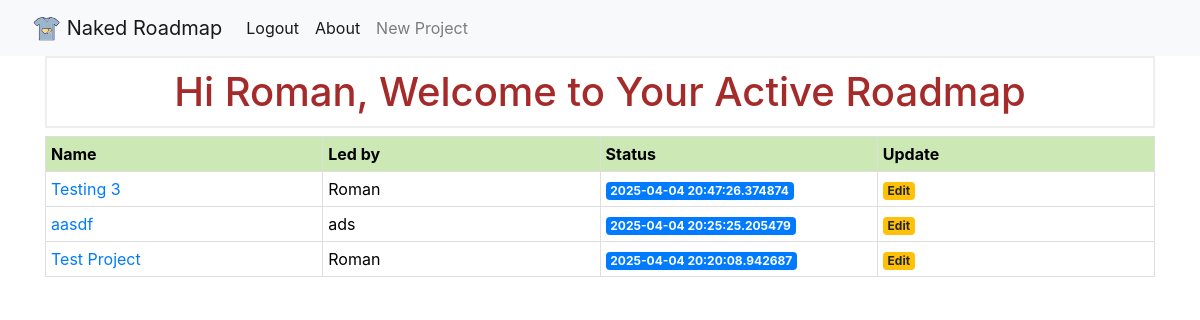
Before: /index (signed in) with the older database file.
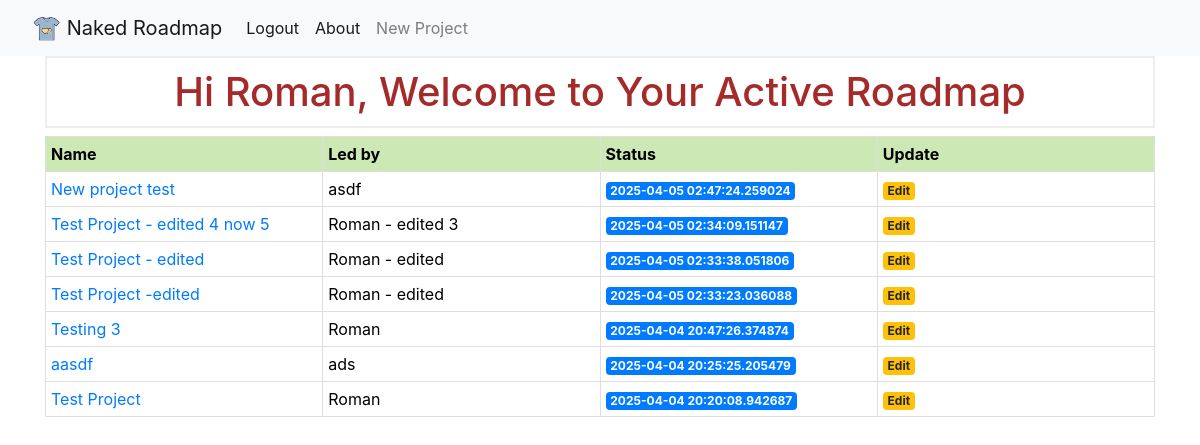
After: the same page with the newer database file.
### app/models.py (models this page shows, shortened)
class User(UserMixin, db.Model):
    id: so.Mapped[int] = so.mapped_column(primary_key=True)
    username: so.Mapped[str] = so.mapped_column(sa.String(64), index=True, unique=True)
    email: so.Mapped[str] = so.mapped_column(sa.String(120), index=True, unique=True)
    password_hash: so.Mapped[Optional[str]] = so.mapped_column(sa.String(256))
    posts: so.WriteOnlyMapped['Post'] = so.relationship(back_populates='author')

class Project(db.Model):
    __tablename__ = "project"
    id: so.Mapped[int] = so.mapped_column(primary_key=True)
    name: so.Mapped[str] = so.mapped_column(sa.TEXT())
    created: so.Mapped[datetime] = so.mapped_column(index=True, default=lambda: datetime.now(timezone.utc))
    dri: so.Mapped[str] = so.mapped_column(sa.TEXT())
    team: so.Mapped[str] = so.mapped_column(sa.TEXT())
    context: so.Mapped[str] = so.mapped_column(sa.TEXT())
    why: so.Mapped[str] = so.mapped_column(sa.TEXT())
    requirements: so.Mapped[str] = so.mapped_column(sa.TEXT())
    launch: so.Mapped[str] = so.mapped_column(sa.TEXT())

### app/routes.py (the view)
@app.route('/')
@app.route('/index')
@login_required # If you want to toggle someone forced to log in to see roadmap, you can use this.
def index():
    projects = (
        Project.query
        .order_by(Project.created.desc())
        .all()
    )
    return render_template('index.html', title='Home', projects=projects)

### app/models.py (called while the page is built)
@login.user_loader
def load_user(id):
    return db.session.get(User, int(id))

### app/templates/index.html
{% extends 'base.html' %}
{% block content %}
    <h1>{% block title %}Hi {{ current_user.username }}, Welcome to Your Active Roadmap{% endblock %}</h1>
    <div class="table_projects" role="region" tabindex="0">
        <table>
            <thead>
                <tr>
                    <th>Name</th>
                    <th>Led by</th>
                    <th>Status</th>
                    <th>Update</th>
                </tr>
            </thead>
            <tbody>
                {% for project in projects %}
                <tr>
                    <td>
                        <a href="{{ url_for('project', project_id=project['id']) }}">{{ project.name }}</a>
                    </td>
                    <td>{{ project.dri }}</td>
                    <td>
                        <span class="badge badge-primary">{{ project.created }}</span>
                    </td>
                    <td>
                        <a href="{{ url_for('edit', project_id=project.id) }}"><span class="badge badge-warning">Edit</span></a>
                    </td>
                </tr>
                {% endfor %}
            </tbody>
        </table>
    </div>
{% endblock %}

### app/templates/base.html (shortened to what this page needs)
<!doctype html>
<html lang="en">
  <head>
    <link rel="stylesheet" href="https://stackpath.bootstrapcdn.com/bootstrap/4.3.1/css/bootstrap.min.css">
    <link rel="stylesheet" type="text/css" href={{ url_for('static', filename='style.css')}}>
  </head>
  <body>
    <nav class="navbar navbar-expand-md navbar-light bg-light">
        <a class="navbar-brand" href="{{ url_for('index')}}">
          Naked Roadmap</a>
        <div class="collapse navbar-collapse" id="navbarNav">
            <ul class="navbar-nav">
            {% if current_user.is_anonymous %}
            <li class="nav-item active">
              <a class="nav-link" href="{{ url_for('login') }}">Login</a>
            </li>
            {% else %}
            <li class="nav-item active">
              <a class="nav-link" href="{{ url_for('logout') }}">Logout</a>
            </li>
            {% endif %}
            <li class="nav-item active">
                <a class="nav-link" href="#">About</a>
            </li>
            <li class="nav-item">
              <a class="nav-link" href="{{url_for('create')}}">New Project</a>
            </li>
            </ul>
        </div>
    </nav>
    <div class="container">
        {% block content %} {% endblock %}
    </div>
  </body>
</html>

### app/static/style.css (style rules this page uses)
h1 { border: 2px #eee solid; color: brown; text-align: center; padding: 10px; }
.table_projects { overflow: auto; width: 100%; }
.table_projects table { border: 1px solid #dededf; height: 100%; width: 100%; table-layout: fixed; border-collapse: collapse; border-spacing: 1px; text-align: left; }
.table_projects th { border: 1px solid #dededf; background-color: #cce8b5; color: #000000; padding: 5px; }
.table_projects td { border: 1px solid #dededf; background-color: #ffffff; color: #000000; padding: 5px; }

Changed rows visible on the page:
added Project: name "New project test", dri "asdf", created "2025-04-05 02:47:24.259024"
added Project: name "Test Project - edited 4 now 5", dri "Roman - edited 3", created "2025-04-05 02:34:09.151147"
added Project: name "Test Project - edited", dri "Roman - edited", created "2025-04-05 02:33:38.051806"
added Project: name "Test Project -edited", dri "Roman - edited", created "2025-04-05 02:33:23.036088"
